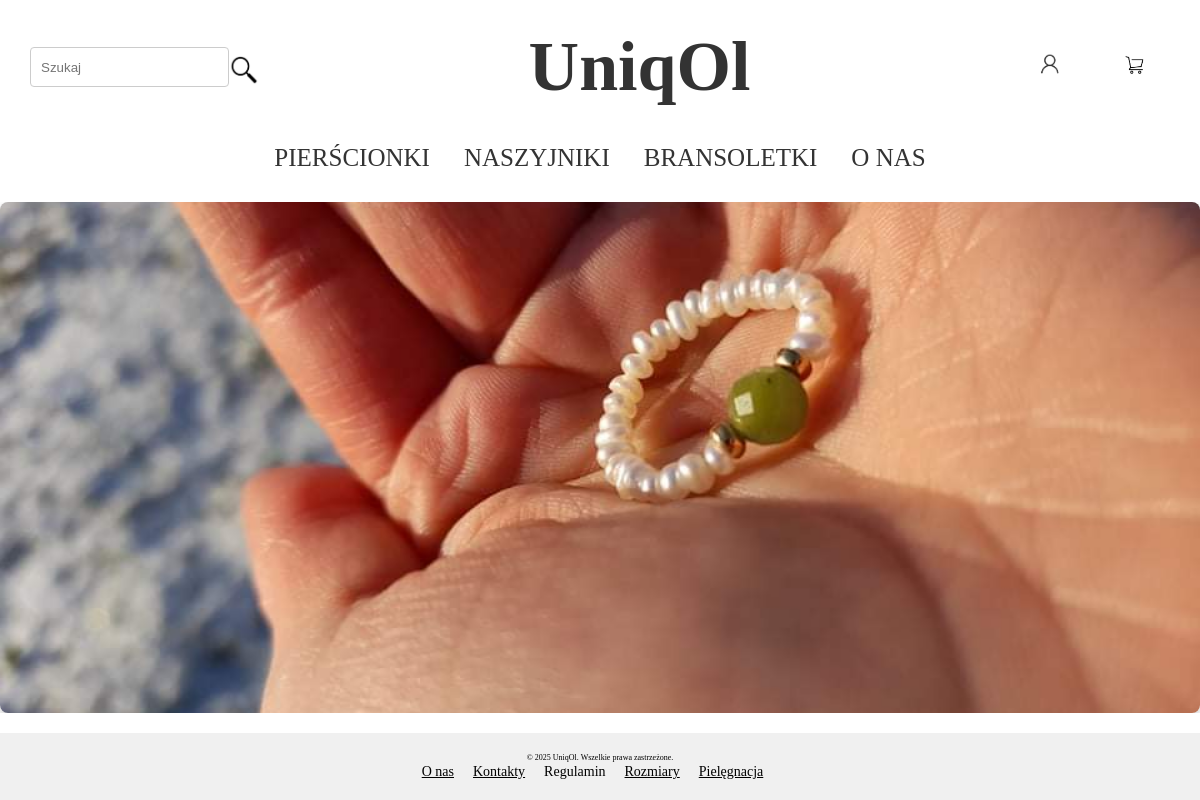
Screenshot of / (signed in) with the database file from the repository.
### shop/models.py (models this page shows, shortened)
class Category(models.Model):
    name = models.CharField(max_length=100)

### shop/views.py (the view)
# urls.py: path('', views.StartView.as_view(), name='main_view'),
class StartView(View):
    def get(self, request, *args, **kwargs):
        categories = Category.objects.all()
        cart = None
        form = SearchForm()
        if request.user.is_authenticated:
            cart, carted = Cart.objects.get_or_create(user=request.user)
        return render(request, 'shop/base.html', {
            'categories': categories,
            'cart': cart,
            'form': form,
            'home_banner': True
        })

### shop/forms.py
class SearchForm(forms.Form):
    search = forms.CharField(max_length=100, required=False)

### shop/templates/shop/base.html (shortened to what this page needs)
<!DOCTYPE html>
{% load static %}
<html lang="en">
<head>
    <link rel="stylesheet" href="{% static 'shop/css/base.css' %}">
</head>
<body>
    <header class ="header-container">
        <div class="search-container">
            <form action="{% url 'search' %}" method="post">
                <input type="text" name="search" placeholder="Szukaj" required>
                <button type="submit" class="search-button">
                    <img src="{% static 'shop/img/search.png' %}" alt="Szukaj">
                </button>
            </form>
        </div>
        <div class="logo-container">
            <a href="{% url 'main_view' %}">
                <h1>UniqOl</h1>
            </a>
        </div>
        <div class="auth-cart-container">
            <div class="cart-container">
                {% if user.is_authenticated and cart%}
                <a href="{% url 'cart_details' cart.pk %}">
                    <img src="{% static 'shop/img/cart-ikon.png' %}" alt="Cart">
                </a>
                {% else %}
                    <a href="{% url 'login_view' %}">
                        <img src="{% static 'shop/img/cart-ikon.png' %}" alt="Cart">
                    </a>
                {% endif %}
            </div>
            <div class="login-container">
                {% if user.is_authenticated %}
                <div class="user-dropdown">
                    <a href="javascript:void(0)">
                        <img src="{% static 'shop/img/login-ikon.png' %}" alt="User">
                    </a>
                </div>
                {% else %}
                    <a href="{% url 'login_view' %}">
                        <img src="{% static 'shop/img/login-ikon.png' %}" alt="User">
                    </a>
                {% endif %}
            </div>
        </div>
</header>
    <nav class="categories-menu">
    <ul>
        {% for category in categories %}
            <li><a href="{% url 'products_list' category.pk %}">{{ category.name }}</a></li>
        {% endfor %}
            <li><a href="{% url 'about_us' %}">O NAS</a></li>
    </ul>
    </nav>
    <div class="banner-image">
        {% if is_home %}
        <img src="{% static 'shop/img/banner.jpg' %}" alt="Banner" />
        {% elif home_banner %}
        <img class="home-banner" src="{% static 'shop/img/banner.jpg' %}" alt="Banner" />
        {% endif %}
    </div>
<footer>
            <p>&copy; 2025 UniqOl. Wszelkie prawa zastrzeżone.</p>
        <div id="footer-links">
            <ul>
                <li><a href="{% url 'about_us' %}">O nas</a></li>
                <li><a href="{% url 'contact' %}">Kontakty</a></li>
                <li>Regulamin</li>
                <li><a href="{% url 'sizes' %}">Rozmiary</a></li>
                <li><a href="{% url 'care' %}">Pielęgnacja</a></li>
            </ul>
        </div>
</footer>
</body>
</html>

### static/shop/css/base.css (style rules this page uses)
* { margin: 0; padding: 0; box-sizing: border-box; }
html, body { font-family: Times New Roman,sans-serif; height: 100%; display: flex; flex-direction: column; }
footer { font-family: Times New Roman,sans-serif; margin-top: auto; }
footer li { color: black; }
footer a { color: black; }
.header-container { display: flex; justify-content: space-between; align-items: center; padding: 10px; margin-left: 20px; }
.search-container form { display: flex; flex: 1; align-items: center; justify-content: center; width: 100%; }
.search-container input[type="text"] { padding: 10px; border: 1px solid #ccc; border-radius: 4px; flex: 1; height: 40px; line-height: 1.5; }
.search-container .search-button { display: flex; background: none; border: none; cursor: pointer; height: 40px; padding: 0; }
.search-container .search-button img { width: 30px; height: 30px; vertical-align: middle; }
.logo-container { flex-grow: 1; text-align: center; }
.logo-container h1 { font-family: fantasy; font-size: 70px; margin: 0; color: #333; text-decoration: none; }
.logo-container a { text-decoration: none; color: #333; }
.auth-cart-container { display: flex; align-items: center; justify-content: flex-end; flex-direction: row-reverse; }
.auth-cart-container a { margin-left: 15px; }
.cart-container { margin-right: 20px; }
.cart-container img, .user-dropdown img { width: 30px; height: 30px; object-fit: contain; display: inline-block; }
.auth-cart-container .login-container img { width: 30px; height: 30px; object-fit: contain; }
.auth-cart-container .cart-container img { width: 30px; height: 30px; object-fit: contain; }
.user-dropdown { position: relative; display: inline-block; }
.categories-menu { display: flex; justify-content: center; padding: 10px 0 ; }
.categories-menu ul { list-style-type: none; padding: 0; margin: 0; }
.categories-menu ul li { display: inline-block; margin: 0 15px; }
.categories-menu ul li a { text-decoration: none; color: #333; font-size: 25px; }
.banner-image { display: flex; justify-content: center; margin: 20px 0; overflow: hidden; }
.banner-image img { width: 100%; max-height: 300px; object-fit: cover; height: auto; border-radius: 8px; box-shadow: 0 4px 8px rgba(0, 0, 0, 0.2); }
.banner-image .home-banner { width: 100%; max-height: 650px; object-fit: cover; height: auto; border-radius: 8px; box-shadow: 0 4px 8px rgba(0, 0, 0, 0.2); margin: 0 auto !important; }
footer { background-color: #f0f0f0; padding: 20px; text-align: center; }
footer p { font-size: 8px !important; }
#footer-links ul { list-style-type: none; padding: 0; }
#footer-links ul li { display: inline; margin-right: 15px; font-size: 14px; }
button { background-color: #666666; color: white; padding: 12px 17px; font-size: 16px; border: none; border-radius: 5px; cursor: pointer; margin-top: 15px; }
.cart-container { margin: 20px; padding: 20px; }

### rows the page displays
Category: name "PIERŚCIONKI"
Category: name "NASZYJNIKI"
Category: name "BRANSOLETKI"
